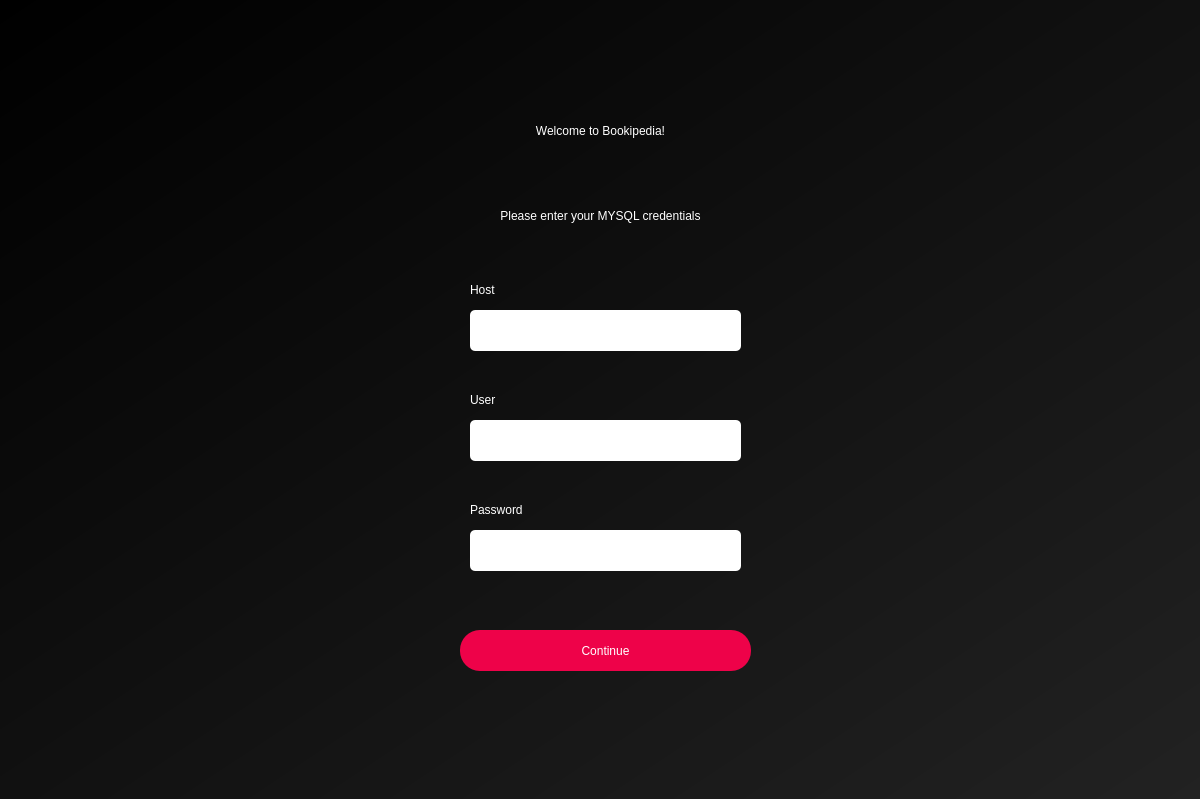
<?xml version="1.0" encoding="UTF-8"?>
<ui version="4.0">
 <class>sql_screen</class>
 <widget class="QDialog" name="sql_screen">
  <property name="geometry">
   <rect>
    <x>0</x>
    <y>0</y>
    <width>1200</width>
    <height>799</height>
   </rect>
  </property>
  <property name="windowTitle">
   <string>Sign Up</string>
  </property>
  <property name="windowIcon">
   <iconset>
    <normaloff>../images/wiki_icon.png</normaloff>../images/wiki_icon.png</iconset>
  </property>
  <widget class="QWidget" name="bgwidget" native="true">
   <property name="geometry">
    <rect>
     <x>0</x>
     <y>0</y>
     <width>1200</width>
     <height>800</height>
    </rect>
   </property>
   <property name="styleSheet">
    <string notr="true">QWidget#bgwidget{
background-color: rgb(18, 18, 18);
background-color: qlineargradient(spread:pad, x1:0, y1:0, x2:1, y2:1, stop:0 rgba(0, 0, 0, 255), stop:1 rgba(34, 34, 34, 255));}
</string>
   </property>
   <widget class="QLabel" name="welcome_label">
    <property name="geometry">
     <rect>
      <x>5</x>
      <y>70</y>
      <width>1191</width>
      <height>121</height>
     </rect>
    </property>
    <property name="styleSheet">
     <string notr="true">color: rgb(255, 255, 255);
font: 30pt &quot;MS Shell Dlg 2&quot;;</string>
    </property>
    <property name="text">
     <string>Welcome to Bookipedia!</string>
    </property>
    <property name="alignment">
     <set>Qt::AlignCenter</set>
    </property>
   </widget>
   <widget class="QLabel" name="instructions_label">
    <property name="geometry">
     <rect>
      <x>0</x>
      <y>190</y>
      <width>1201</width>
      <height>51</height>
     </rect>
    </property>
    <property name="styleSheet">
     <string notr="true">font: 16pt &quot;MS Shell Dlg 2&quot;;

color: rgb(255, 255, 255);</string>
    </property>
    <property name="text">
     <string>Please enter your MYSQL credentials</string>
    </property>
    <property name="alignment">
     <set>Qt::AlignCenter</set>
    </property>
   </widget>
   <widget class="QPushButton" name="continue_button">
    <property name="geometry">
     <rect>
      <x>460</x>
      <y>630</y>
      <width>291</width>
      <height>41</height>
     </rect>
    </property>
    <property name="cursor">
     <cursorShape>PointingHandCursor</cursorShape>
    </property>
    <property name="styleSheet">
     <string notr="true">border-radius: 20px;
background-color: rgb(238, 2, 73);
font: 14pt &quot;MS Shell Dlg 2&quot;;
color: rgb(255, 255, 255);</string>
    </property>
    <property name="text">
     <string>Continue</string>
    </property>
   </widget>
   <widget class="QLineEdit" name="host_line_edit">
    <property name="geometry">
     <rect>
      <x>470</x>
      <y>310</y>
      <width>271</width>
      <height>41</height>
     </rect>
    </property>
    <property name="styleSheet">
     <string notr="true">border-radius: 5px;
font: 12pt &quot;MS Shell Dlg 2&quot;;
padding: 0px 10px;</string>
    </property>
   </widget>
   <widget class="QLineEdit" name="user_line_edit">
    <property name="geometry">
     <rect>
      <x>470</x>
      <y>420</y>
      <width>271</width>
      <height>41</height>
     </rect>
    </property>
    <property name="styleSheet">
     <string notr="true">border-radius: 5px;
font: 12pt &quot;MS Shell Dlg 2&quot;;
padding: 0px 10px;</string>
    </property>
   </widget>
   <widget class="QLabel" name="host_label">
    <property name="geometry">
     <rect>
      <x>470</x>
      <y>280</y>
      <width>91</width>
      <height>19</height>
     </rect>
    </property>
    <property name="styleSheet">
     <string notr="true">color: rgb(255, 255, 255);
font: 10pt &quot;MS Shell Dlg 2&quot;;</string>
    </property>
    <property name="text">
     <string>Host</string>
    </property>
   </widget>
   <widget class="QLabel" name="user_label">
    <property name="geometry">
     <rect>
      <x>470</x>
      <y>390</y>
      <width>91</width>
      <height>19</height>
     </rect>
    </property>
    <property name="styleSheet">
     <string notr="true">color: rgb(255, 255, 255);
font: 10pt &quot;MS Shell Dlg 2&quot;;</string>
    </property>
    <property name="text">
     <string>User</string>
    </property>
   </widget>
   <widget class="QLabel" name="error_label">
    <property name="geometry">
     <rect>
      <x>480</x>
      <y>590</y>
      <width>291</width>
      <height>31</height>
     </rect>
    </property>
    <property name="styleSheet">
     <string notr="true">font: 10pt &quot;Roboto&quot;;
color: rgb(255, 0, 0);</string>
    </property>
    <property name="text">
     <string/>
    </property>
   </widget>
   <widget class="QLineEdit" name="password_line_edit">
    <property name="geometry">
     <rect>
      <x>470</x>
      <y>530</y>
      <width>271</width>
      <height>41</height>
     </rect>
    </property>
    <property name="styleSheet">
     <string notr="true">border-radius: 5px;
font: 12pt &quot;MS Shell Dlg 2&quot;;
padding: 0px 10px;</string>
    </property>
   </widget>
   <widget class="QLabel" name="password_label">
    <property name="geometry">
     <rect>
      <x>470</x>
      <y>500</y>
      <width>141</width>
      <height>19</height>
     </rect>
    </property>
    <property name="styleSheet">
     <string notr="true">color: rgb(255, 255, 255);
font: 10pt &quot;MS Shell Dlg 2&quot;;</string>
    </property>
    <property name="text">
     <string>Password</string>
    </property>
   </widget>
  </widget>
 </widget>
 <resources/>
 <connections/>
</ui>
